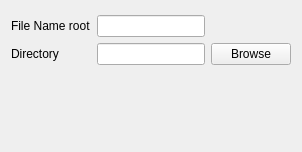
       <widget class="QWidget" name="saveTab">
        <attribute name="title">
         <string>Save</string>
        </attribute>
        <layout class="QGridLayout" name="gridLayout_10" rowstretch="1,1,1,20">
         <item row="1" column="1">
          <widget class="QLineEdit" name="fileNameRootLine"/>
         </item>
         <item row="2" column="0">
          <widget class="QLabel" name="label_48">
           <property name="text">
            <string>Directory</string>
           </property>
          </widget>
         </item>
         <item row="1" column="0">
          <widget class="QLabel" name="label_47">
           <property name="text">
            <string>File Name root</string>
           </property>
          </widget>
         </item>
         <item row="3" column="0">
          <spacer name="verticalSpacer_7">
           <property name="orientation">
            <enum>Qt::Vertical</enum>
           </property>
           <property name="sizeHint" stdset="0">
            <size>
             <width>20</width>
             <height>40</height>
            </size>
           </property>
          </spacer>
         </item>
         <item row="2" column="1">
          <widget class="QLineEdit" name="dirLine"/>
         </item>
         <item row="2" column="2">
          <widget class="QPushButton" name="browseBtn">
           <property name="text">
            <string>Browse</string>
           </property>
          </widget>
         </item>
         <item row="0" column="1">
          <spacer name="verticalSpacer_8">
           <property name="orientation">
            <enum>Qt::Vertical</enum>
           </property>
           <property name="sizeHint" stdset="0">
            <size>
             <width>20</width>
             <height>40</height>
            </size>
           </property>
          </spacer>
         </item>
        </layout>
       </widget>
